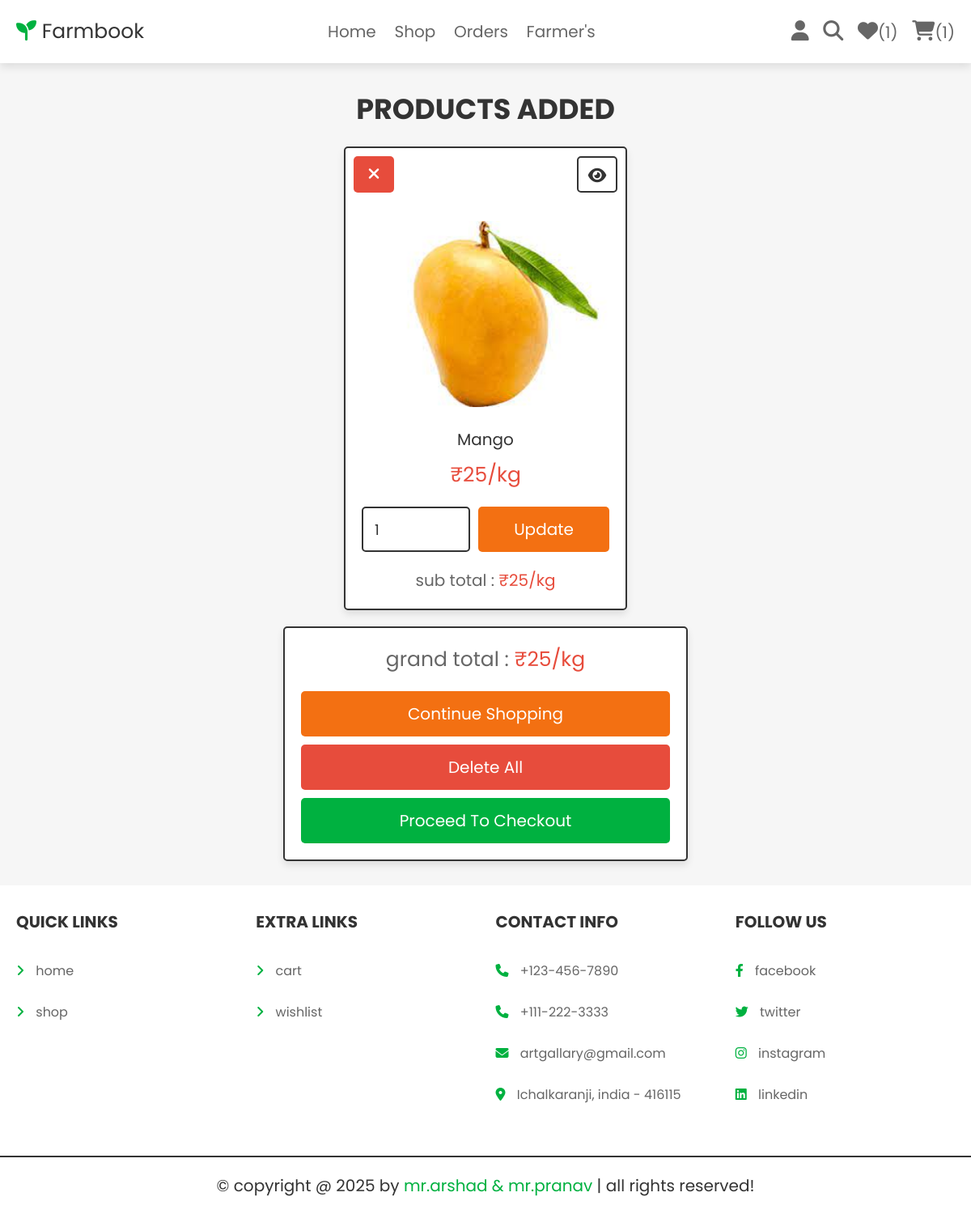
/cart.php (signed in), run on the app's committed database.
### tables this page shows
CREATE TABLE `cart` (
  `id` int(100) NOT NULL,
  `user_id` int(100) NOT NULL,
  `pid` int(100) NOT NULL,
  `name` varchar(100) NOT NULL,
  `price` int(100) NOT NULL,
  `quantity` int(100) NOT NULL,
  `image` varchar(100) NOT NULL
);

### cart.php (the view, shortened to what this page needs)
<!DOCTYPE html>
<html lang="en">
<head>
    <link rel="stylesheet" href="https://cdnjs.cloudflare.com/ajax/libs/font-awesome/6.1.1/css/all.min.css">
    <link rel="stylesheet" href="css/style2.css">
</head>
<body>
    <?php include 'header.php'; ?>
    <section class="shopping-cart">
        <h1 class="title">products added</h1>
        <div class="box-container">
            <?php
            $grand_total = 0;
            $select_cart = $conn->prepare("SELECT * FROM `cart` WHERE user_id = ?");
            $select_cart->execute([$user_id]);
            if ($select_cart->rowCount() > 0) {
                while ($fetch_cart = $select_cart->fetch(PDO::FETCH_ASSOC)) {
                    ?>
                    <form action="" method="POST" class="box">
                        <a href="cart.php?delete=<?= $fetch_cart['id']; ?>" class="fas fa-times"
                            onclick="return confirm('delete this from cart?');"></a>
                        <a href="view_page.php?pid=<?= $fetch_cart['pid']; ?>" class="fas fa-eye"></a>
                        <img src="uploaded_img/<?= $fetch_cart['image']; ?>" alt="">
                        <div class="name">
                            <?= $fetch_cart['name']; ?>
                        </div>
                        <div class="price">₹<?= $fetch_cart['price']; ?>/kg
                        </div>
                        <div class="flex-btn">
                            <input type="number" min="1" value="<?= $fetch_cart['quantity']; ?>" class="qty" name="p_qty">
                            <input type="submit" value="update" name="update_qty" class="option-btn">
                        </div>
                        <div class="sub-total"> sub total :
                            <span>
                                ₹<?= $sub_total = ($fetch_cart['price'] * $fetch_cart['quantity']); ?>/kg
                            </span>
                        </div>
                    </form>
                    <?php
                    $grand_total += $sub_total;
                }
            } else {
                echo '<p class="empty">your cart is empty</p>';
            }
            ?>
        </div>
        <div class="cart-total">
            <p>grand total : <span>₹<?= $grand_total; ?>/kg</span></p>
            <a href="shop.php" class="option-btn">continue shopping</a>
            <a href="cart.php?delete_all" class="delete-btn <?= ($grand_total > 1) ? '' : 'disabled'; ?>">delete all</a>
            <a href="checkout.php" class="btn <?= ($grand_total > 1) ? '' : 'disabled'; ?>">proceed to checkout</a>
        </div>
    </section>
    <?php include 'footer.php'; ?>
</body>
</html>

### css/style2.css (style rules this page uses)
.shopping-cart .box-container { display: grid; grid-template-columns: repeat(auto-fit, 35rem); gap: 1.5rem; justify-content: center; align-items: flex-start; }
.shopping-cart .box-container .box { padding: 2rem; text-align: center; border: var(--border); background-color: var(--white); box-shadow: var(--box-shadow); border-radius: .5rem; position: relative; }
.shopping-cart .box-container .box .price { padding: 1rem 0; color: var(--red); font-size: 2.5rem; }
.shopping-cart .box-container .box .fa-eye { position: absolute; top: 1rem; right: 1rem; border-radius: .5rem; height: 4.5rem; line-height: 4.3rem; width: 5rem; border: var(--border); color: var(--black); font-size: 2rem; background-color: var(--white); }
.shopping-cart .box-container .box .fa-times { position: absolute; top: 1rem; left: 1rem; border-radius: .5rem; height: 4.5rem; line-height: 4.3rem; width: 5rem; color: var(--white); font-size: 2rem; background-color: var(--red); }
.shopping-cart .box-container .box img { width: 100%; margin-bottom: 1rem; height: 230px; margin-top: 7rem; }
.shopping-cart .box-container .box .name { font-size: 2rem; color: var(--black); padding-top: 1rem; }
.shopping-cart .box-container .box .qty { margin-top: 1rem; border-radius: .5rem; padding: 1.2rem 1.4rem; font-size: 1.8rem; color: var(--black); border: var(--border); width: 100%; }
.shopping-cart .box-container .sub-total { margin-top: 2rem; font-size: 2rem; color: var(--light-color); }
.shopping-cart .box-container .sub-total span { color: var(--red); }
.shopping-cart .cart-total { max-width: 50rem; margin: 0 auto; margin-top: 2rem; padding: 2rem; text-align: center; border: var(--border); background-color: var(--white); box-shadow: var(--box-shadow); border-radius: .5rem; }
.shopping-cart .cart-total p { margin-bottom: 2rem; font-size: 2.5rem; color: var(--light-color); }
.shopping-cart .cart-total p span { color: var(--red); }

### css/component.css (style rules this page uses)
:root { --green: #00b140; --orange: #f37012; --red: #e74c3c; --black: #333; --light-color: #666; --white: #fff; --light-bg: #f6f6f6; --border: .2rem solid var(--black); --box-shadow: 0 .5rem 1rem rgba(0, 0, 0, .1); }
* { font-family: 'Poppins', sans-serif; margin: 0; padding: 0; box-sizing: border-box; outline: none; border: none; text-decoration: none; color: var(--black); }
body { background-color: var(--light-bg); }
html { font-size: 62.5%; overflow-x: hidden; scroll-behavior: smooth; scroll-padding-top: 6.5rem; }
section { padding: 3rem 2rem; max-width: 1200px; margin: 0rem auto; }
.btn, .delete-btn, .option-btn { display: block; width: 100%; margin-top: 1rem; border-radius: .5rem; color: var(--white); font-size: 2rem; padding: 1.3rem 3rem; text-transform: capitalize; cursor: pointer; text-align: center; }
.btn { background-color: var(--green); }
.delete-btn { background-color: var(--red); }
.option-btn { background-color: var(--orange); }
.flex-btn { display: flex; flex-wrap: wrap; gap: 1rem; }
.flex-btn>* { flex: 1; }
.title { text-align: center; margin-bottom: 2rem; text-transform: uppercase; color: var(--black); font-size: 3.5rem; }

### data on the page
cart: image (picture), name "Mango", price "25", p_qty "1"

### other printed values
$count_wishlist_items->rowCount() "1"
$count_cart_items->rowCount() "1"
$grand_total "25"
